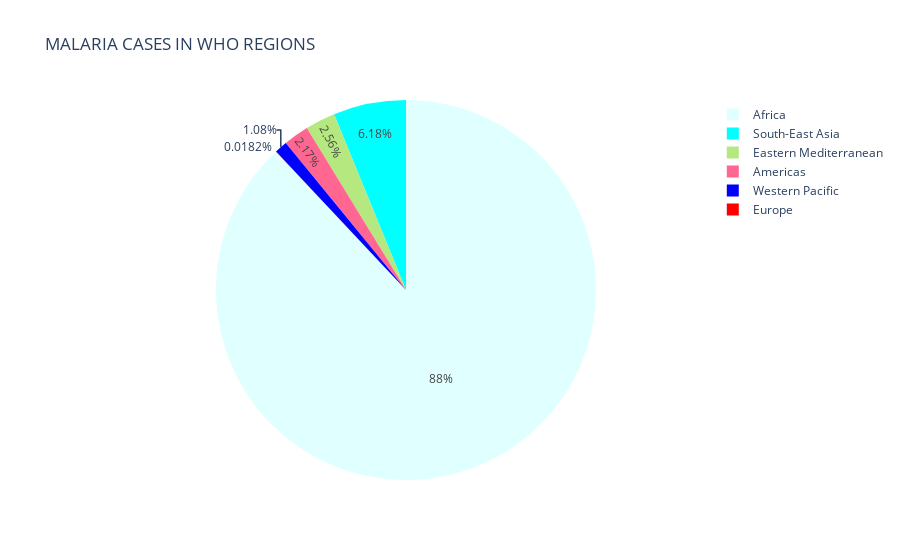

Notebook source saved alongside this figure:
### Code cell
fig = px.pie(who_region, values='no_of_cases',names='who_region',color='who_region',
            color_discrete_map={'Africa':'lightcyan','South-East Asia':'cyan','Eastern Mediteranian':'royalblue',
                               'Americans':'darkblue','Western Pacific':'blue','Europe':'red'},
            title='MALARIA CASES IN WHO REGIONS')
fig.show()

### Figure 1 — Plotly figure (JSON) as saved in the notebook; plotly's stock layout.template omitted (floating-point values rounded to 4 significant figures)
{"data": [{"customdata": [["Africa"], ["Americas"], ["Eastern Mediterranean"], ["Europe"], ["South-East Asia"], ["Western Pacific"]], "domain": {"x": [0, 1], "y": [0, 1]}, "hovertemplate": "who_region=%{customdata[0]}<br>no_of_cases=%{value}<extra></extra>", "labels": ["Africa", "Americas", "Eastern Mediterranean", "Europe", "South-East Asia", "Western Pacific"], "legendgroup": "", "marker": {"colors": ["lightcyan", "#FF6692", "#B6E880", "red", "cyan", "blue"]}, "name": "", "showlegend": true, "type": "pie", "values": [545111852, 13433321, 15841260, 112675, 38305249, 6709491]}], "layout": {"legend": {"tracegroupgap": 0}, "title": {"text": "MALARIA CASES IN WHO REGIONS"}}}
